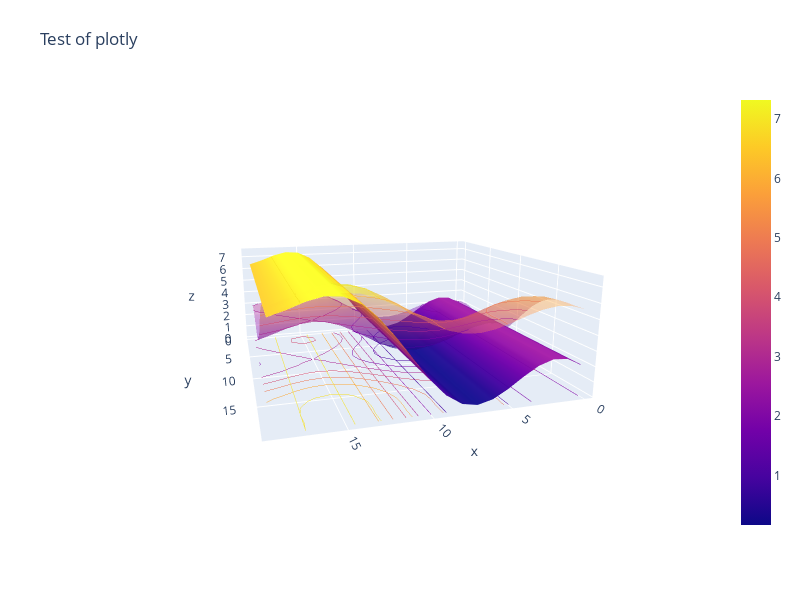

The cell this chart's notebook holds for it:
### Code cell
import plotly.graph_objects as go
Z2 = Z-np.random.rand()*5 
# Read data from a csv
# z_data = pd.read_csv('https://raw.githubusercontent.com/plotly/datasets/master/api_docs/mt_bruno_elevation.csv')
fig = go.Figure(data=[go.Surface(z=Z),
                      go.Surface(z=RZ,showscale=False, opacity=0.4)
                     ])
fig.update_layout(title='Test of plotly', autosize=False,
                  width=800, height=600,
                  margin=dict(l=65, r=50, b=65, t=90))

fig.update_traces(contours_z=dict(show=True, usecolormap=True,
                                  highlightcolor="limegreen", project_z=True))
fig.show()

### Figure 1 — Plotly figure (JSON) as saved in the notebook; plotly's stock layout.template omitted (floating-point values rounded to 4 significant figures; data arrays with more than 128 entries replaced by an {"elided": "..."} marker saying what was removed)
{"data": [{"contours": {"z": {"highlightcolor": "limegreen", "project": {"z": true}, "show": true, "usecolormap": true}}, "type": "surface", "z": {"elided": "20x20 float values"}}, {"contours": {"z": {"highlightcolor": "limegreen", "project": {"z": true}, "show": true, "usecolormap": true}}, "opacity": 0.4, "showscale": false, "type": "surface", "z": {"elided": "20x20 float values"}}], "layout": {"autosize": false, "height": 600, "margin": {"b": 65, "l": 65, "r": 50, "t": 90}, "scene": {"aspectmode": "auto", "aspectratio": {"x": 1.376, "y": 1.376, "z": 0.528}, "camera": {"center": {"x": 0, "y": 0, "z": 0}, "eye": {"x": 0.752, "y": 2.493, "z": 0.6292}, "projection": {"type": "perspective"}, "up": {"x": 0.005376, "y": 0.0002566, "z": 1.0}}}, "title": {"text": "Test of plotly"}, "width": 800}}
